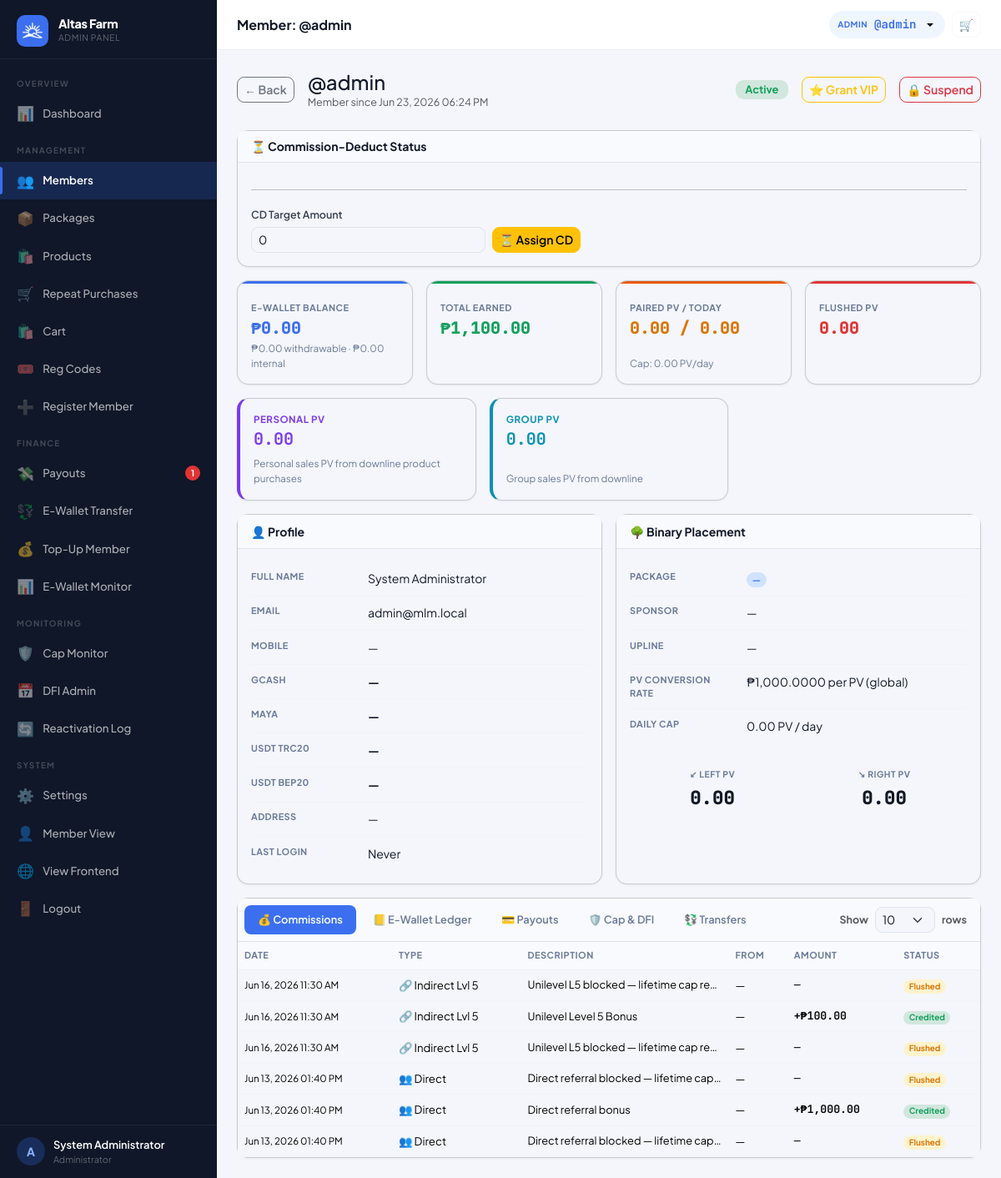
/?page=admin_user_view&id=1 (signed in), run on the app's committed database.
### tables this page shows
CREATE TABLE settings (
  key_name   VARCHAR(80) NOT NULL PRIMARY KEY,
  value      TEXT        NOT NULL,
  updated_at TIMESTAMP DEFAULT CURRENT_TIMESTAMP ON UPDATE CURRENT_TIMESTAMP
);

CREATE TABLE users (
  id                INT UNSIGNED AUTO_INCREMENT PRIMARY KEY,
  username          VARCHAR(40)  NOT NULL UNIQUE,
  password_hash     VARCHAR(255) NOT NULL,
  role              ENUM('member','admin') NOT NULL DEFAULT 'member',
  package_id        INT UNSIGNED NULL,
  reg_code_id           INT UNSIGNED NULL,
  reg_payment_method    ENUM('code','ewallet','pending') NOT NULL DEFAULT 'code',
  reg_paid_by           INT UNSIGNED NULL,

   
  sponsor_id        INT UNSIGNED NULL,
  binary_parent_id  INT UNSIGNED NULL,
  binary_position   ENUM('left','right') NULL,

   
  left_count        INT UNSIGNED NOT NULL DEFAULT 0,
  right_count       INT UNSIGNED NOT NULL DEFAULT 0,
  pairs_paid        INT UNSIGNED NOT NULL DEFAULT 0,
  pairs_flushed     INT UNSIGNED NOT NULL DEFAULT 0,
  pairs_paid_today  INT UNSIGNED NOT NULL DEFAULT 0,   

   
  left_pv           DECIMAL(14,2) NOT NULL DEFAULT 0.00 COMMENT 'Accumulated PV on left binary leg',
  right_pv          DECIMAL(14,2) NOT NULL DEFAULT 0.00 COMMENT 'Accumulated PV on right binary leg',
  paired_pv         DECIMAL(14,2) NOT NULL DEFAULT 0.00 COMMENT 'Total paired PV lifetime',
  paired_pv_today   DECIMAL(14,2) NOT NULL DEFAULT 0.00 COMMENT 'Paired PV today (reset by midnight cron)',
  flushed_pv        DECIMAL(14,2) NOT NULL DEFAULT 0.00 COMMENT 'PV flushed in binary pairing',
  personal_pv       DECIMAL(14,2) NOT NULL DEFAULT 0.00 COMMENT 'Personal sales PV from downline product purchases',
  group_pv          DECIMAL(14,2) NOT NULL DEFAULT 0.00 COMMENT 'Group sales PV from downline',

   
  lifetime_earned       DECIMAL(14,2) NOT NULL DEFAULT 0.00,
  cap_status            ENUM('active','capped','perminact') NOT NULL DEFAULT 'active',
  capping_bypass        TINYINT(1)   NOT NULL DEFAULT 0,
  daily_cap_bypass      TINYINT(1)   NOT NULL DEFAULT 0,
  capped_at             TIMESTAMP NULL,
  last_reactivation_at  TIMESTAMP NULL,
  dfi_days_used         INT UNSIGNED NOT NULL DEFAULT 0,
  dfi_active            TINYINT(1)   NOT NULL DEFAULT 1,
  cd_active             TINYINT(1)   NOT NULL DEFAULT 0,
  ewallet_sent_today      DECIMAL(12,2) NOT NULL DEFAULT 0.00,
  ewallet_sent_this_week  DECIMAL(12,2) NOT NULL DEFAULT 0.00,

   
  full_name         VARCHAR(120) NULL,
  email             VARCHAR(120) NULL,
  mobile            VARCHAR(20)  NULL,
  gcash_number       VARCHAR(20)  NULL,
  maya_number        VARCHAR(20)  NULL,
  usdt_trc20_address VARCHAR(100) NULL,
  usdt_bep20_address VARCHAR(100) NULL,
  address            TEXT         NULL,
  photo             VARCHAR(200) NULL,

  ewallet_balance       DECIMAL(14,2) NOT NULL DEFAULT 0.00,
  withdrawable_balance  DECIMAL(14,2) NOT NULL DEFAULT 0.00,
  status                ENUM('active','suspended','pending') NOT NULL DEFAULT 'active',
  joined_at         TIMESTAMP DEFAULT CURRENT_TIMESTAMP,
  last_login        TIMESTAMP NULL,

  FOREIGN KEY (sponsor_id)       REFERENCES users(id) ON DELETE SET NULL,
  FOREIGN KEY (binary_parent_id) REFERENCES users(id) ON DELETE SET NULL,
  FOREIGN KEY (package_id)       REFERENCES packages(id) ON DELETE SET NULL
);

CREATE TABLE commissions (
  id             INT UNSIGNED AUTO_INCREMENT PRIMARY KEY,
  user_id        INT UNSIGNED NOT NULL,
  type           ENUM('pairing','direct_referral','indirect_referral','daily_fixed_income','unilevel_product') NOT NULL,
  amount         DECIMAL(12,2) NOT NULL DEFAULT 0.00,
  cap_deduction  DECIMAL(12,2) NOT NULL DEFAULT 0.00,   
  source_user_id INT UNSIGNED  NULL,
  level          TINYINT UNSIGNED NULL,
  pairs_count    TINYINT UNSIGNED NULL,
  description    VARCHAR(255)  NULL,
  status         ENUM('credited','flushed') NOT NULL DEFAULT 'credited',
  created_at     TIMESTAMP DEFAULT CURRENT_TIMESTAMP,
  FOREIGN KEY (user_id)        REFERENCES users(id),
  FOREIGN KEY (source_user_id) REFERENCES users(id) ON DELETE SET NULL
);

### views/admin/user_view.php (the view, shortened to what the rows shown need)
<?php $pageTitle = 'Member: @' . $user['username']; ?>
<?php require 'views/partials/head.php'; ?>
<?php require 'views/partials/sidebar_admin.php'; ?>
<div class="main-content">
  <?php require 'views/partials/topbar.php'; ?>
  <div class="page-content">
    <div class="d-flex align-items-center gap-3 mb-4 flex-wrap">
      <a href="<?= APP_URL ?>/?page=admin_users" class="btn btn-outline-secondary btn-sm">← Back</a>
      <div class="flex-grow-1">
        <h4 class="mb-0 fw-800">@<?= e($user['username']) ?></h4>
        <p class="text-muted mb-0" style="font-size:.78rem;">Member since <?= fmt_datetime($user['joined_at']) ?></p>
      </div>
      <?php $b = $user['status'] === 'active' ? 'bg-success-subtle text-success' : 'bg-danger-subtle text-danger'; ?>
      <span class="badge <?= $b ?>" style="font-size:.8rem;padding:.4em .9em;"><?= ucfirst($user['status']) ?></span>
      <form method="POST" action="<?= APP_URL ?>/?page=admin_toggle_vip" class="m-0">
        <?php if ($user['capping_bypass']): ?>
          <button type="button" class="btn btn-sm btn-warning"
            onclick="showConfirm({title:'Remove VIP Privilege',message:'Remove VIP status from <strong>@<?= e($user['username']) ?></strong>? Capping will apply normally.',confirmText:'Remove VIP',confirmClass:'btn-warning',onConfirm:()=>this.closest('form').submit()})">
            🏆 VIP
          </button>
        <?php elseif ($user['cap_status'] === 'active'): ?>
          <button type="button" class="btn btn-sm btn-outline-warning"
            onclick="showConfirm({title:'Grant VIP Privilege',message:'Grant <strong>@<?= e($user['username']) ?></strong> unlimited lifetime earnings (bypass cap)?',confirmText:'Grant VIP',confirmClass:'btn-warning',onConfirm:()=>this.closest('form').submit()})">
          </button>
        <?php else: ?>
          <button type="button" class="btn btn-sm btn-outline-secondary" disabled title="Only active members can receive VIP">
            ⭐ Grant VIP
          </button>
        <?php endif; ?>
      </form>
      <form method="POST" action="<?= APP_URL ?>/?page=admin_toggle_user" class="m-0">
        <?php $isSuspend = $user['status'] === 'active'; ?>
        <button type="button" class="btn btn-sm <?= $isSuspend ? 'btn-outline-danger' : 'btn-outline-success' ?>"
          onclick="showConfirm({title:'<?= $isSuspend ? 'Suspend' : 'Activate' ?> Member',message:'<?= $isSuspend ? 'Suspend' : 'Activate' ?> <strong>@<?= e($user['username']) ?></strong>?',confirmText:'<?= $isSuspend ? 'Suspend' : 'Activate' ?>',confirmClass:'<?= $isSuspend ? 'btn-danger' : 'btn-success' ?>',onConfirm:()=>this.closest(\'form\').submit()})">
        </button>
      </form>
    </div>
      <?php foreach (
        [
          ['E-Wallet Balance', fmt_money($user['ewallet_balance']),              'primary', 'primary',
           fmt_money((float)($user['withdrawable_balance'] ?? 0)) . ' withdrawable · ' . fmt_money(max(0, (float)$user['ewallet_balance'] - (float)($user['withdrawable_balance'] ?? 0))) . ' internal'],
          ['Total Earned',     fmt_money($summary['total_earned']),              'success', 'success'],
          ...(setting('binary_enabled', '1') === '1' ? [
            ['Paired PV / Today', number_format($pairingStatus['paired_pv'], 2) . ' / ' . number_format($pairingStatus['paired_pv_today'], 2), 'orange', 'warning'],
            ['Flushed PV',    number_format($pairingStatus['flushed_pv'], 2),   'danger', 'danger'],
          ] : []),
        ] as $card
      ): ?>
        <?php [$label, $val, $accent, $color] = $card; $subText = $card[4] ?? null; ?>
        <div class="col-6 col-xl-3">
          <div class="card stat-card h-100">
            <div class="stat-accent stat-accent-<?= $accent ?>"></div>
            <div class="card-body pt-4 d-flex flex-column">
              <div>
                <div class="stat-label"><?= $label ?></div>
                <div class="stat-value text-<?= $color ?>" style="font-size:1.25rem;"><?= $val ?></div>
              </div>
              <div class="mt-auto">
                <?php if ($subText): ?><div class="stat-sub"><?= $subText ?></div><?php endif; ?>
                <?php if (setting('binary_enabled', '1') && str_starts_with($label, 'Paired PV')): ?><div class="stat-sub">Cap: <?= number_format($pairingStatus['daily_pair_pv_cap'], 2) ?> PV/day</div><?php endif; ?>
              </div>
            </div>
          </div>
        </div>
      <?php endforeach; ?>
    <div class="row g-3 mb-3">
      <div class="col-12 col-md-6">
        <div class="card h-100">
          <div class="card-body">
            <table class="info-table">
              <tr>
                <td>Full Name</td>
                <td><?= e($user['full_name'] ?? '—') ?></td>
              </tr>
              <tr>
                <td>Email</td>
                <td><?= e($user['email'] ?? '—') ?></td>
              </tr>
              <tr>
                <td>Mobile</td>
                <td><?= e($user['mobile'] ?? '—') ?></td>
              </tr>
              <tr>
                <td><strong><?= e($user['gcash_number'] ?? '—') ?></strong></td>
              </tr>
              <tr>
                <td><strong><?= e($user['maya_number'] ?? '—') ?></strong></td>
              </tr>
              <tr>
                <td><strong><?= e($user['usdt_trc20_address'] ?? '—') ?></strong></td>
              </tr>
              <tr>
                <td><strong><?= e($user['usdt_bep20_address'] ?? '—') ?></strong></td>
              </tr>
              <tr>
                <td>Address</td>
                <td><?= e($user['address'] ?? '—') ?></td>
              </tr>
            </table>
          </div>
        </div>
      </div>
      <div class="col-12 col-md-6">
        <div class="card h-100">
          <div class="card-body">
            <div class="row g-2 mt-2">
              <div class="col-6">
                <div class="leg-box text-center">
                  <div class="leg-label">↙ Left PV</div>
                  <div class="leg-count"><?= number_format((float)$user['left_pv'], 2) ?></div>
                </div>
              </div>
              <div class="col-6">
                <div class="leg-box text-center">
                  <div class="leg-label">↘ Right PV</div>
                  <div class="leg-count"><?= number_format((float)$user['right_pv'], 2) ?></div>
                </div>
              </div>
            </div>
          </div>
        </div>
      </div>
    </div>
    <?php $tab = $_GET['tab'] ?? 'commissions'; ?>
    <div class="card">
      <?php if ($tab === 'commissions'): ?>
        <div class="table-responsive">
          <table class="table table-hover mb-0">
            <thead>
              <tr>
                <th>Date</th>
                <th>Type</th>
                <th>Description</th>
                <th>From</th>
                <th>Amount</th>
                <th>Status</th>
              </tr>
            </thead>
            <tbody>
              <?php if (empty($commHist['data'])): ?><tr>
                  <td colspan="6" class="text-center py-4 text-muted">No commissions.</td>
                </tr>
                <?php else: foreach ($commHist['data'] as $c):
                  $tn = match ($c['type']) {
                    'pairing' => '🤝 Pairing',
                    'direct_referral' => '👥 Direct',
                    'indirect_referral' => setting('indirect_referral_enabled', '1') === '1' ? '🔗 Indirect Lvl ' . $c['level'] : '🔗 Indirect (disabled)',
                    default => $c['type']
                  };
                ?>
                  <tr>
                    <td class="td-muted" style="font-size:.72rem;"><?= fmt_datetime($c['created_at']) ?></td>
                    <td><?= $tn ?></td>
                    <td class="text-truncate" style="max-width:180px;font-size:.8rem;"><?= e($c['description']) ?></td>
                    <td class="td-muted"><?= $c['source_username'] ? '@' . e($c['source_username']) : '—' ?></td>
                    <td class="<?= $c['status'] === 'credited' ? 'td-green' : ' td-muted' ?> font-mono"><?= $c['status'] === 'credited' ? '+' . fmt_money($c['amount']) : '—' ?></td>
                    <td><span class="badge <?= $c['status'] === 'credited' ? 'bg-success-subtle text-success' : 'bg-warning-subtle text-warning' ?>"><?= ucfirst($c['status']) ?></span></td>
                  </tr>
              <?php endforeach;
              endif; ?>
            </tbody>
          </table>
        </div>
      <?php endif; ?>
    </div>
  </div>
</div>
<?php require 'views/partials/footer.php'; ?>

### views/partials/sidebar_admin.php (shortened to what the rows shown need)
<?php
$cp = current_page();
$user = Auth::user();
$initial = strtoupper(substr($user['username'] ?? 'A', 0, 1));
$pendingPayouts = (int)db()->query("SELECT COUNT(*) FROM payout_requests WHERE status='pending'")->fetchColumn();
$pendingMembers = (int)db()->query("SELECT COUNT(*) FROM users WHERE role='member' AND status='pending'")->fetchColumn();
function renderAdminNav($cp, $user, $initial, $pendingPayouts, $pendingMembers)
{ ?>
  <div class="sidebar-brand">
    <div>
      <div class="brand-name"><?= e(setting('site_name', APP_NAME)) ?></div>
      <div class="brand-sub">Admin Panel</div>
    </div>
  </div>
    <?php if (setting('dfi_enabled', '1') === '1'): ?>
    <a href="<?= APP_URL ?>/?page=admin_dfi" class="nav-item-link <?= $cp === 'admin_dfi' ? 'active' : '' ?>">
      <span class="nav-icon">📅</span> DFI Admin
    </a>
    <?php endif; ?>
  <div class="sidebar-footer">
    <div class="sidebar-user">
      <div class="user-avatar" style="background:rgba(59,111,240,.25);color:#8fb4ff;">
        <?= $initial ?>
      </div>
      <div class="user-info">
        <div class="user-name"><?= e($user['full_name'] ?: $user['username']) ?></div>
        <div class="user-role">Administrator</div>
      </div>
    </div>
  </div>
<?php } ?>
<div class="sidebar d-none d-lg-flex flex-column">
  <?php renderAdminNav($cp, $user, $initial, $pendingPayouts, $pendingMembers); ?>
</div>

### views/partials/topbar.php (shortened to what the rows shown need)
<?php
if (isset($_GET['page']) && $_GET['page'] === 'admin_user_view' && !empty($_GET['id']) && Auth::isAdmin()) {
  $user = getUserById((int)$_GET['id']);
} else {
  $user = Auth::user();
}
?>
<div class="topbar-wrapper no-print">
  <div class="topbar-title"><?= e($pageTitle ?? 'Dashboard') ?></div>
  <div class="d-flex align-items-center gap-2">
    <div class="dropdown">
      <button class="topbar-balance border-0 dropdown-toggle" type="button"
        data-bs-toggle="dropdown" aria-expanded="false"
        title="<?= e($user['username'] ?? '') ?>" style="cursor:pointer;">
        <span class="bal-label"><?= Auth::isAdmin() ? 'Admin' : 'User' ?></span>
        <span class="bal-amount">@<?= e($user['username'] ?? '') ?></span>
      </button>
    </div>
    <button class="btn btn-sm btn-outline-light position-relative" type="button" data-bs-toggle="offcanvas" data-bs-target="#cartOffcanvas" title="View cart">
    </button>
  </div>
</div>

### data on the page
settings: value "Altas Farm"
users: username "A", full_name "System Administrator", username "Member: @admin", username "admin", joined_at "Jun 23, 2026 06:24 PM", status "Active", email "admin@mlm.local", mobile "—", gcash_number "—", maya_number "—", usdt_trc20_address "—", usdt_bep20_address "—", address "—", left_pv "0.00", right_pv "0.00"
commissions: created_at "Jun 16, 2026 11:30 AM", tn "🔗 Indirect Lvl 5", description "Unilevel L5 blocked — lifetime cap re…", status "Flushed"
commissions: created_at "Jun 16, 2026 11:30 AM", tn "🔗 Indirect Lvl 5", description "Unilevel Level 5 Bonus", amount "₱100.00", status "Credited"
commissions: created_at "Jun 16, 2026 11:30 AM", tn "🔗 Indirect Lvl 5", description "Unilevel L5 blocked — lifetime cap re…", status "Flushed"
commissions: created_at "Jun 13, 2026 01:40 PM", type "👥 Direct", description "Direct referral blocked — lifetime cap…", status "Flushed"
commissions: created_at "Jun 13, 2026 01:40 PM", type "👥 Direct", description "Direct referral bonus", amount "₱1,000.00", status "Credited"
commissions: created_at "Jun 13, 2026 01:40 PM", type "👥 Direct", description "Direct referral blocked — lifetime cap…", status "Flushed"

### other printed values
$pendingPayouts "1"
$label "E-WALLET BALANCE"
$val "₱0.00"
$subText "₱0.00 withdrawable · ₱0.00 internal"
$label "TOTAL EARNED"
$val "₱1,100.00"
$label "PAIRED PV / TODAY"
$val "0.00 / 0.00"
$pairingStatus['daily_pair_pv_cap'] "0.00"
$label "FLUSHED PV"
$val "0.00"
$label "PERSONAL PV"
$subText "Personal sales PV from downline product purchases"
$label "GROUP PV"
$subText "Group sales PV from downline"
